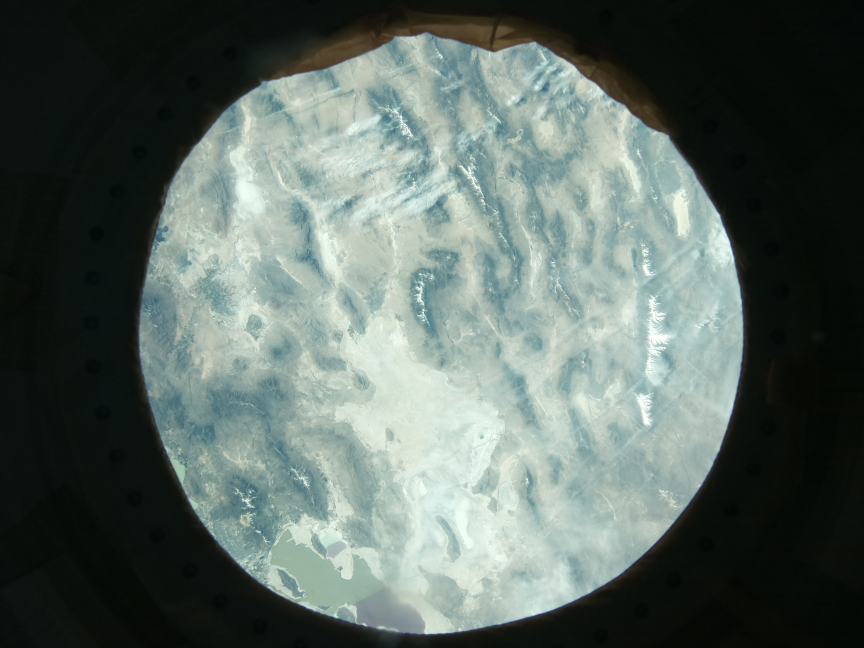
#> input picture image_127.jpg, 2592 x 1944 px (shown at 1/3 size); its folder holds only this picture in this run
$ python my_albedo.py
#> lines starting #> are read from the running program, lines starting #| are printed output that depends on the picture; after the words box and inside, x2 and y2 are one past the last pixel; in counts of white or black regions, pixels touching at a corner belong together
#!/usr/bin/env python3
# -*- coding: utf-8 -*-
"""
Created on Wed Jun  8 20:42:06 2022

@author: Astro5
"""

import imageio
import numpy as np
import os
import pandas as pd


path = './images_albedo/'

def analyse_image(image):
    pic = imageio.imread(image)
    #plt.figure(figsize = (5,5))
    #plt.imshow(pic)

    cropped_pic = pic[300:1700,750:1750]
    #plt.imshow(cropped_pic)

    red_pixels = cropped_pic[:, :, 0] > 220
    green_pixels = cropped_pic[:, :, 1] > 220
    blue_pixels = cropped_pic[:, :, 2] > 220

    mask_ocean_red = np.logical_and(cropped_pic[:, :, 0]> 0, cropped_pic[:, :, 0] <100)
    mask_ocean_green = np.logical_and(cropped_pic[:, :, 1]> 0, cropped_pic[:, :, 1] <100)
    mask_ocean_blue = np.logical_and(cropped_pic[:, :, 2]> 0, cropped_pic[:, :, 2] <100)

    mask_land_red = np.logical_and(cropped_pic[:, :, 0]>100, cropped_pic[:, :, 0] <220)
    mask_land_green = np.logical_and(cropped_pic[:, :, 1]> 100, cropped_pic[:, :, 1] <220)
    mask_land_blue = np.logical_and(cropped_pic[:, :, 2]> 100, cropped_pic[:, :, 2] <220)

    mask_final_sky = np.logical_and(red_pixels, green_pixels, blue_pixels)
    mask_final_sea = np.logical_and(mask_ocean_red, mask_ocean_green, mask_ocean_blue)
    mask_final_land = np.logical_and(mask_land_red, mask_land_green, mask_land_blue)

    cropped_pic[mask_final_land] = [0, 255, 0]
    cropped_pic[mask_final_sea] = [0, 0, 255]
    cropped_pic[mask_final_sky] = [255, 0, 0]

    #plt.imshow(cropped_pic)

    total = cropped_pic.shape[0] * cropped_pic.shape[1]

    percentage_sea = (np.sum(mask_final_sea)/total)*100
    percentage_sky = (np.sum(mask_final_sky)/total)*100
    percentage_land = (np.sum(mask_final_land)/total)*100
    #print(percentage_sea,percentage_sky,percentage_land)

    albedo = percentage_sea*0.10+percentage_land*0.25+percentage_sky*0.70
    albedo = (albedo/100)
    #print(albedo)

    return albedo, cropped_pic

def ext(image):
    extension = os.path.splitext(image)
    return extension[0]

all_files = os.listdir()
all_images = []


for file in all_files:
    extension = os.path.splitext(file)
    if extension[1] == ".jpg":
        all_images.append(file)
print(len(all_images))

albedos = []
images = []
means = []


for image in all_images:
    albe = analyse_image(image)[0]
#> in analyse_image, pic is the input picture: shape (1944, 2592, 3); mean R, G, B 91.8, 104.4, 98.5
#> in analyse_image, `cropped_pic = pic[300:1700,750:1750]`:
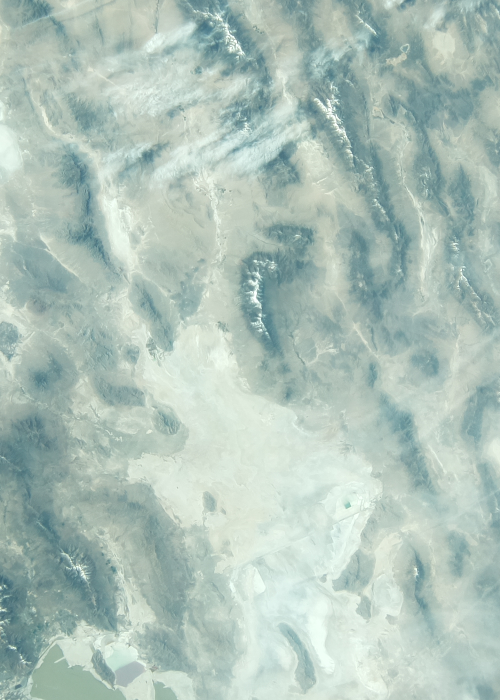
#> cropped_pic: shape (1400, 1000, 3) (shown at 1/2 size); mean R, G, B 174.5, 194.5, 185.8
#> in analyse_image, `red_pixels = cropped_pic[:, :, 0] > 220`:
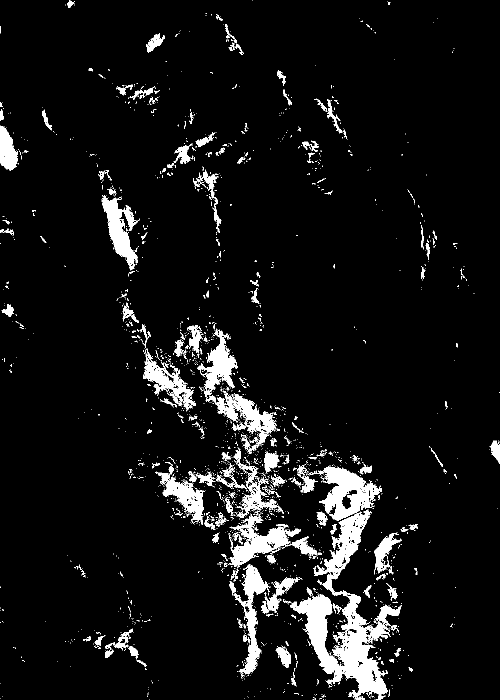
#> red_pixels: shape (1400, 1000) bool (shown at 1/2 size); 6.8% white; 2346 white regions (2130 under 20 px), largest, box (x1, y1, x2, y2) and area: (580, 1019, 803, 1400) 23103, (638, 932, 764, 1042) 6571, (458, 1028, 635, 1134) 5829
#> in analyse_image, `green_pixels = cropped_pic[:, :, 1] > 220`:
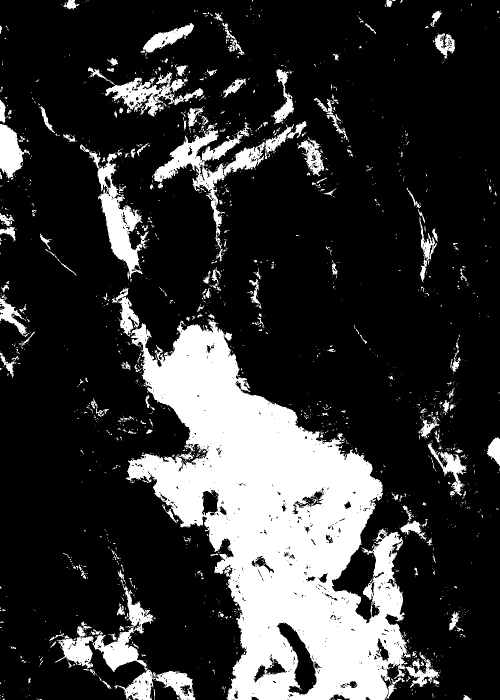
#> green_pixels: shape (1400, 1000) bool (shown at 1/2 size); 20.9% white; 1925 white regions (1696 under 20 px), largest, box (x1, y1, x2, y2) and area: (224, 575, 821, 1400) 209899, (304, 250, 530, 497) 11077, (160, 288, 298, 559) 9074
#> in analyse_image, `blue_pixels = cropped_pic[:, :, 2] > 220`: blue_pixels: shape (1400, 1000) bool; 9.3% white; 2374 white regions (2163 under 20 px), largest, box (x1, y1, x2, y2) and area: (457, 898, 805, 1400) 78786, (392, 659, 478, 862) 4965, (286, 681, 392, 821) 4198
#> in analyse_image, `mask_ocean_red = np.logical_and(cropped_pic[:, :, 0]> 0, cropped_pic[:..`: mask_ocean_red: shape (1400, 1000) bool; 1.6% white; 537 white regions (424 under 20 px), largest, box (x1, y1, x2, y2) and area: (0, 1149, 52, 1251) 2840, (0, 1259, 65, 1338) 1909, (6, 885, 68, 959) 1818
#> in analyse_image, `mask_ocean_green = np.logical_and(cropped_pic[:, :, 1]> 0, cropped_pic..`: mask_ocean_green: shape (1400, 1000) bool; 0% white in thin lines or dots, all inside (x1, y1, x2, y2) = (2, 1156, 12, 1163)
#> in analyse_image, `mask_ocean_blue = np.logical_and(cropped_pic[:, :, 2]> 0, cropped_pic[..`: mask_ocean_blue: shape (1400, 1000) bool; every value is 0
#> in analyse_image, `mask_land_red = np.logical_and(cropped_pic[:, :, 0]>100, cropped_pic[:..`:
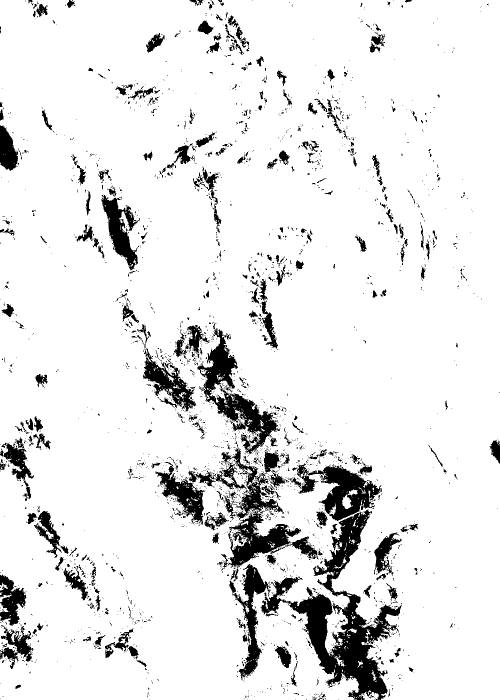
#> mask_land_red: shape (1400, 1000) bool (shown at 1/2 size); 90.4% white; 2827 black regions (2495 under 20 px), largest, box (x1, y1, x2, y2) and area: (521, 1019, 803, 1400) 27198, (388, 895, 637, 1146) 12592, (394, 656, 560, 909) 10748
#> in analyse_image, `mask_land_green = np.logical_and(cropped_pic[:, :, 1]> 100, cropped_pi..`: mask_land_green: shape (1400, 1000) bool; 78.4% white; 1982 black regions (1752 under 20 px), largest, box (x1, y1, x2, y2) and area: (224, 575, 882, 1400) 215637, (304, 246, 530, 497) 11862, (159, 288, 299, 559) 9387
#> in analyse_image, `mask_land_blue = np.logical_and(cropped_pic[:, :, 2]> 100, cropped_pic..`:
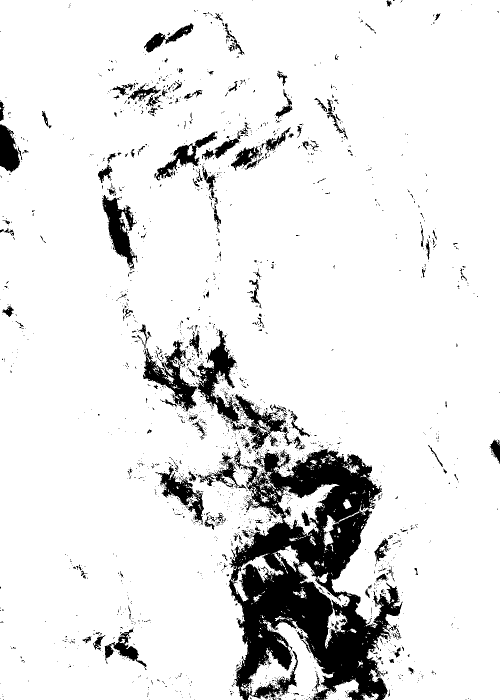
#> mask_land_blue: shape (1400, 1000) bool (shown at 1/2 size); 89.7% white; 2376 black regions (2187 under 20 px), largest, box (x1, y1, x2, y2) and area: (399, 895, 805, 1400) 88604, (377, 658, 584, 900) 9493, (286, 681, 394, 823) 5042
#> in analyse_image, `mask_final_land = np.logical_and(mask_land_red, mask_land_green, mask_..`:
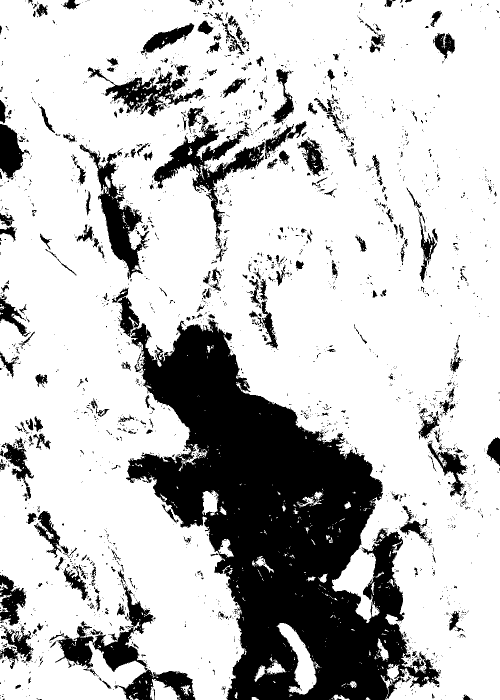
#> mask_final_land: shape (1400, 1000) bool (shown at 1/2 size); 76.6% white; 2516 black regions (2168 under 20 px), largest, box (x1, y1, x2, y2) and area: (224, 575, 882, 1400) 215637, (304, 246, 530, 497) 11862, (159, 288, 299, 559) 9387
#> in analyse_image, `cropped_pic[mask_final_sea] = [0, 0, 255]`: cropped_pic: shape (1400, 1000, 3); mean R, G, B 48.6, 247.7, 49.9
#> in analyse_image, `cropped_pic[mask_final_sky] = [255, 0, 0]`:
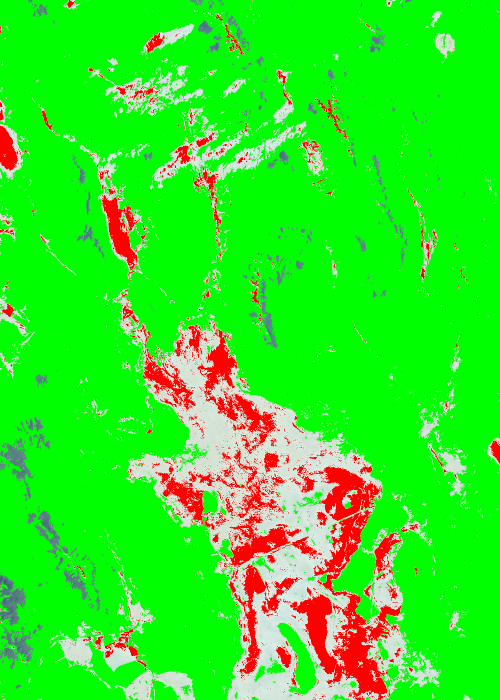
#> cropped_pic: shape (1400, 1000, 3) (shown at 1/2 size); mean R, G, B 50.5, 231.5, 34.5
#> in analyse_image, `percentage_sea = (np.sum(mask_final_sea)/total)*100`: percentage_sea = 0.000286
#> in analyse_image, `percentage_sky = (np.sum(mask_final_sky)/total)*100`: percentage_sky = 6.77
#> in analyse_image, `percentage_land = (np.sum(mask_final_land)/total)*100`: percentage_land = 76.61
#> in analyse_image, `albedo = percentage_sea*0.10+percentage_land*0.25+percentage_sky*0.70`: albedo = 23.89
#> in analyse_image, `albedo = (albedo/100)`: albedo = 0.239
#> albe = 0.239
    treated_image = analyse_image(image)[1]
    albedos.append(albe)
    medium_albedo = np.sum(albedos)/len(albedos)
#> medium_albedo = 0.239
    means.append(medium_albedo)
    filename = ext(image)
    images.append(filename)
    imageio.imsave(path+filename+'.png',treated_image)

all_albedos = {'Images':images,'Albedos':albedos, 'Mean_Albedo':means}
#> all_albedos = {'Images': ['image_127'], 'Albedos': [0.239], 'Mean_Albedo': [0.239]}
all_albedos = pd.DataFrame(all_albedos)
#> all_albedos = table of 1 rows and 3 columns
all_albedos = all_albedos.sort_values('Images')
all_albedos.to_csv('results_albedo', sep=' ', index = False)

$ run again, on image_131.jpg
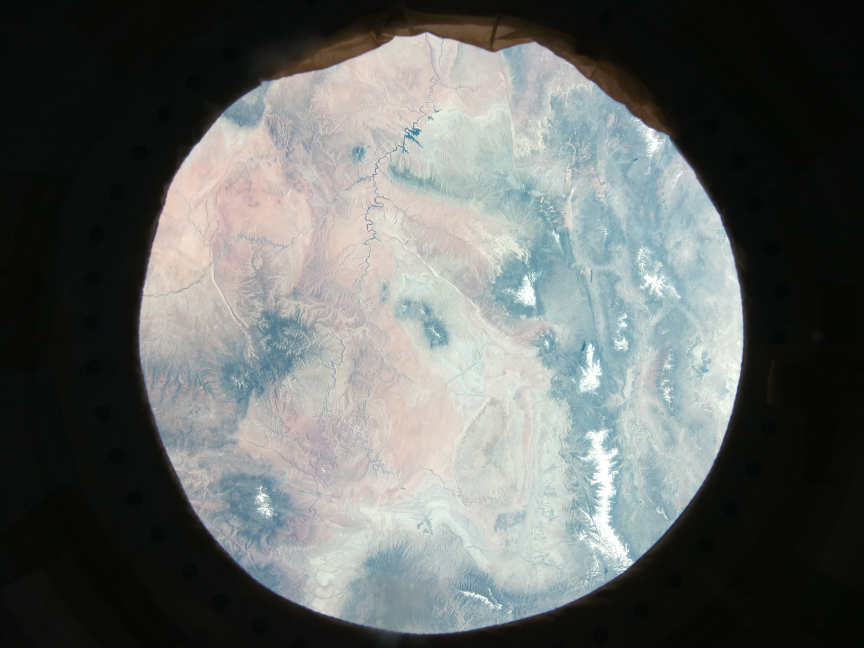
#> input picture image_131.jpg, 2592 x 1944 px (shown at 1/3 size)
#> in analyse_image, pic is the input picture: shape (1944, 2592, 3); mean R, G, B 100.8, 104.4, 102.6
#> in analyse_image, `red_pixels = cropped_pic[:, :, 0] > 220`:
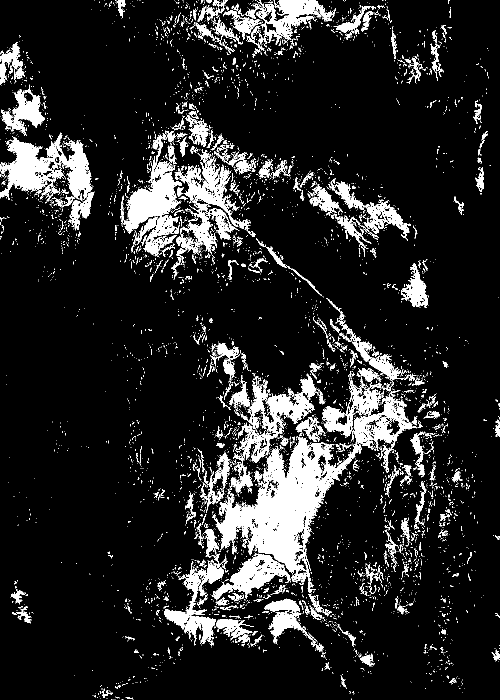
#> red_pixels: shape (1400, 1000) bool (shown at 1/2 size); 12.4% white; 5528 white regions (5077 under 20 px), largest, box (x1, y1, x2, y2) and area: (424, 872, 724, 1166) 29595, (0, 265, 185, 400) 11243, (352, 300, 501, 527) 8418
#> green_pixels: shape (1400, 1000) bool; 10.9% white; 4323 white regions (3909 under 20 px), largest, box (x1, y1, x2, y2) and area: (477, 1110, 666, 1343) 13520, (537, 595, 713, 848) 12663, (591, 729, 804, 888) 10931
#> blue_pixels: shape (1400, 1000) bool; 3.5% white; 3514 white regions (3217 under 20 px), largest, box (x1, y1, x2, y2) and area: (528, 1199, 666, 1340) 4880, (799, 527, 858, 618) 2413, (651, 771, 705, 872) 2135
#> mask_ocean_red: shape (1400, 1000) bool; 0.57% white; 149 white regions (115 under 20 px), largest, box (x1, y1, x2, y2) and area: (39, 657, 117, 727) 1679, (30, 772, 72, 833) 826, (59, 761, 111, 821) 738
#> mask_ocean_green: shape (1400, 1000) bool; every value is 0
#> mask_land_red: shape (1400, 1000) bool; 85.1% white; 5731 black regions (5233 under 20 px), largest, box (x1, y1, x2, y2) and area: (423, 747, 724, 1170) 44006, (0, 265, 185, 407) 12996, (352, 298, 501, 528) 11435
#> mask_land_green: shape (1400, 1000) bool; 87.9% white; 4419 black regions (4026 under 20 px), largest, box (x1, y1, x2, y2) and area: (525, 592, 835, 1171) 35549, (477, 1110, 696, 1343) 14853, (782, 866, 950, 1231) 14775
#> mask_land_blue: shape (1400, 1000) bool; 95.8% white; 3804 black regions (3470 under 20 px), largest, box (x1, y1, x2, y2) and area: (526, 1198, 666, 1342) 5326, (799, 527, 858, 618) 2453, (649, 771, 705, 873) 2410
#> mask_final_sky: shape (1400, 1000) bool; 5.7% white; 3688 white regions (3364 under 20 px), largest, box (x1, y1, x2, y2) and area: (537, 874, 724, 1166) 7544, (707, 808, 835, 945) 4891, (644, 756, 763, 883) 3986
#> mask_final_land: shape (1400, 1000) bool; 79.7% white; 6219 black regions (5676 under 20 px), largest, box (x1, y1, x2, y2) and area: (423, 592, 846, 1171) 75685, (423, 1106, 696, 1343) 17727, (782, 863, 950, 1231) 15367
#> in analyse_image, `cropped_pic[mask_final_sky] = [255, 0, 0]`:
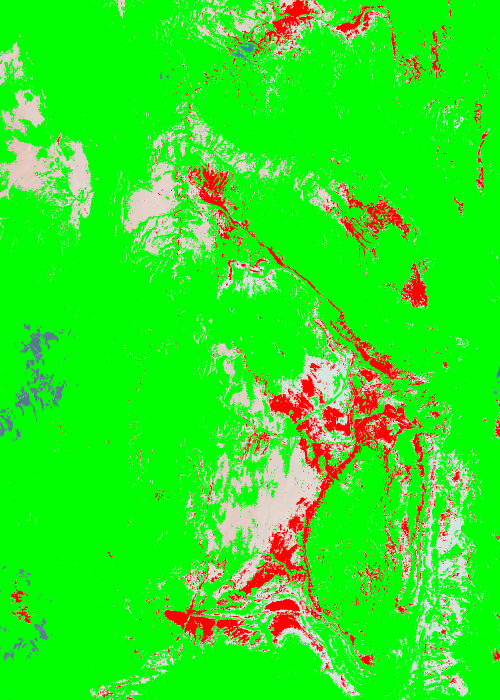
#> cropped_pic: shape (1400, 1000, 3) (shown at 1/2 size); mean R, G, B 45.9, 234.2, 30
#> percentage_sea = 0
#> percentage_sky = 5.73
#> percentage_land = 79.67
#> in analyse_image, `albedo = percentage_sea*0.10+percentage_land*0.25+percentage_sky*0.70`: albedo = 23.93
#> in analyse_image, `albedo = (albedo/100)`: albedo = 0.239
#> `all_albedos = {'Images':images,'Albedos':albedos, 'Mean_Albedo':means}`: all_albedos = {'Images': ['image_131'], 'Albedos': [0.239], 'Mean_Albedo': [0.239]}
#> `all_albedos = pd.DataFrame(all_albedos)`: all_albedos = table of 1 rows and 3 columns

$ run again, on image_132.jpg
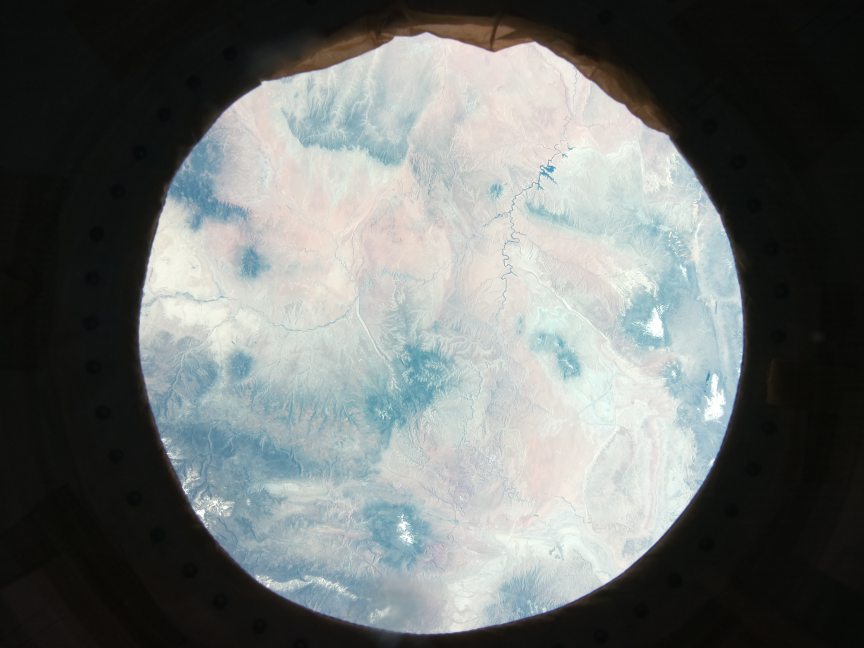
#> input picture image_132.jpg, 2592 x 1944 px (shown at 1/3 size)
#> in analyse_image, pic is the input picture: shape (1944, 2592, 3); mean R, G, B 108.8, 113.3, 111.6
#> in analyse_image, `red_pixels = cropped_pic[:, :, 0] > 220`:
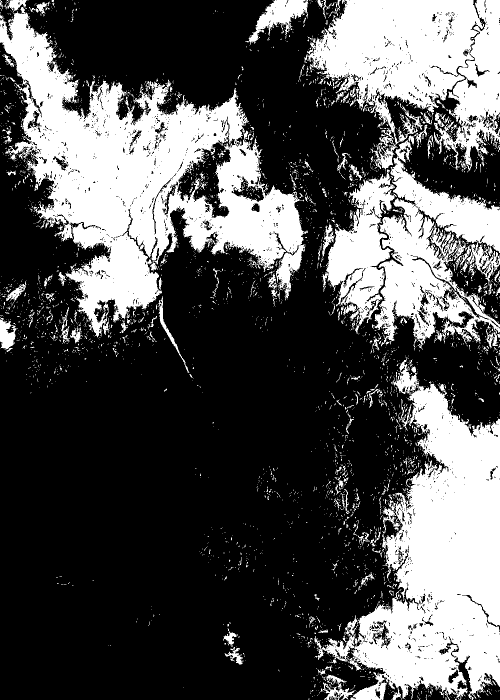
#> red_pixels: shape (1400, 1000) bool (shown at 1/2 size); 32.3% white; 3851 white regions (3589 under 20 px), largest, box (x1, y1, x2, y2) and area: (0, 14, 616, 675) 152253, (690, 715, 1000, 1400) 116800, (614, 0, 1000, 345) 73990
#> green_pixels: shape (1400, 1000) bool; 26.4% white; 6650 white regions (6135 under 20 px), largest, box (x1, y1, x2, y2) and area: (648, 751, 1000, 1400) 100892, (743, 249, 1000, 770) 56282, (724, 0, 1000, 382) 52433
#> blue_pixels: shape (1400, 1000) bool; 12.4% white; 6683 white regions (6241 under 20 px), largest, box (x1, y1, x2, y2) and area: (689, 754, 1000, 1400) 69055, (757, 405, 1000, 768) 26340, (867, 93, 1000, 352) 16126
#> mask_ocean_red: shape (1400, 1000) bool; 0.38% white; 157 white regions (118 under 20 px), largest, box (x1, y1, x2, y2) and area: (38, 1047, 95, 1082) 853, (473, 766, 508, 824) 725, (457, 883, 488, 909) 406
#> mask_ocean_green: shape (1400, 1000) bool; every value is 0
#> mask_land_red: shape (1400, 1000) bool; 65.6% white; 4082 black regions (3780 under 20 px), largest, box (x1, y1, x2, y2) and area: (0, 0, 616, 676) 161908, (628, 714, 1000, 1400) 124374, (614, 0, 1000, 346) 79323
#> mask_land_green: shape (1400, 1000) bool; 71.1% white; 6428 black regions (5960 under 20 px), largest, box (x1, y1, x2, y2) and area: (724, 0, 1000, 788) 120654, (646, 750, 1000, 1400) 113686, (149, 133, 476, 687) 54762
#> mask_land_blue: shape (1400, 1000) bool; 85.9% white; 7133 black regions (6618 under 20 px), largest, box (x1, y1, x2, y2) and area: (652, 751, 1000, 1400) 75861, (757, 403, 1000, 770) 29052, (801, 72, 1000, 352) 20104
#> mask_final_sky: shape (1400, 1000) bool; 21.7% white; 5775 white regions (5370 under 20 px), largest, box (x1, y1, x2, y2) and area: (699, 767, 1000, 1400) 88447, (724, 0, 1000, 345) 43713, (153, 159, 470, 675) 42624
#> mask_final_land: shape (1400, 1000) bool; 60.6% white; 4826 black regions (4419 under 20 px), largest, box (x1, y1, x2, y2) and area: (614, 0, 1000, 1400) 289091, (0, 0, 617, 687) 171330, (643, 338, 807, 670) 22177
#> in analyse_image, `cropped_pic[mask_final_sky] = [255, 0, 0]`:
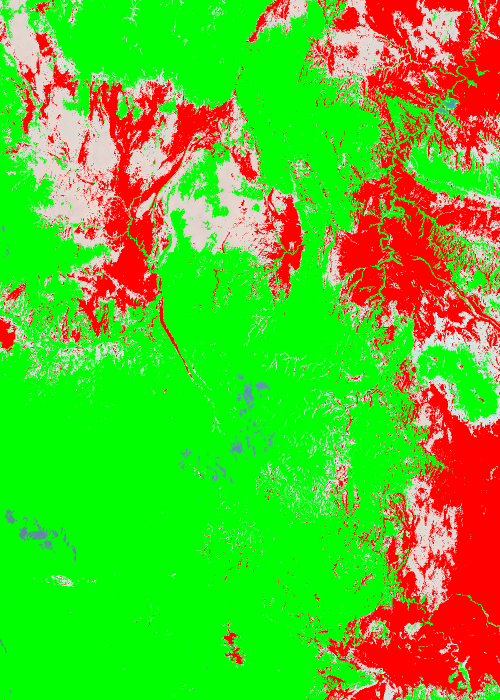
#> cropped_pic: shape (1400, 1000, 3) (shown at 1/2 size); mean R, G, B 94, 193, 37.4
#> percentage_sea = 0
#> percentage_sky = 21.65
#> percentage_land = 60.63
#> in analyse_image, `albedo = percentage_sea*0.10+percentage_land*0.25+percentage_sky*0.70`: albedo = 30.32
#> in analyse_image, `albedo = (albedo/100)`: albedo = 0.303
#> `all_albedos = {'Images':images,'Albedos':albedos, 'Mean_Albedo':means}`: all_albedos = {'Images': ['image_132'], 'Albedos': [0.303], 'Mean_Albedo': [0.303]}
#> `all_albedos = pd.DataFrame(all_albedos)`: all_albedos = table of 1 rows and 3 columns
